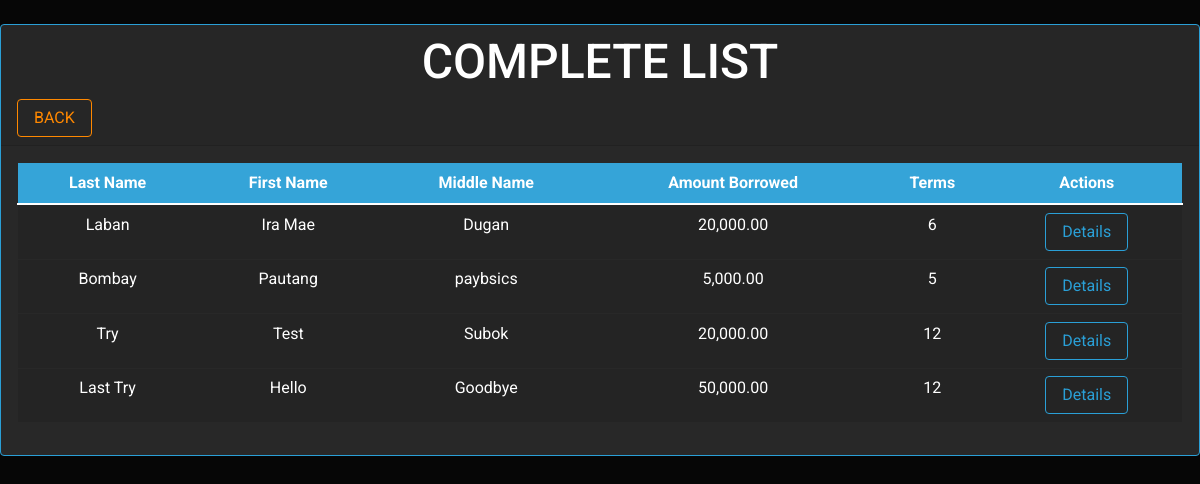
Screenshot of /user.php with the database file from the repository.
### tables this page shows
CREATE TABLE `tbl_utang` (
  `utangID` int(11) NOT NULL,
  `lName` varchar(255) NOT NULL,
  `fName` varchar(255) NOT NULL,
  `mName` varchar(255) NOT NULL,
  `amntBorrowed` int(11) NOT NULL,
  `terms` int(11) NOT NULL,
  `rate` int(11) NOT NULL
);

### user.php (the view)
<?php require "template/header.php"; ?>
<br>
<div class="card border-primary mb-3" style="max-width: 100%;">
  <div class="card-header">
    <center>
      <b><h2>COMPLETE LIST</h2></h2></b>
    </center>
    <a href="index.php"><button type="submit" class="btn btn-outline-warning">BACK</button></a>
  </div>
  <div class="card-body">
    <table border="1" width="90%" class="table table-hover">
      <thead>
        <tr class="table-primary">
          <th scope="col">
            <center>Last Name
          </th>
          <th scope="col">
            <center>First Name
          </th>
          <th scope="col">
            <center>Middle Name
          </th>
          <th scope="col">
            <center>Amount Borrowed
          </th>
          <th scope="col">
            <center>Terms
          </th>
          <th scope="col">
            <center>Actions
          </th>
        </tr>
      </thead>
      <?php
      $sql = "SELECT * FROM tbl_utang";
      $result = $conn->query($sql);
      while ($row = $result->fetch_array()) {
        echo '<tr class="table-active">';
        echo '<td align="center">' . $row['lName'] . '</td>';
        echo '<td align="center">' . $row['fName'] . '</td>';
        echo '<td align="center">' . $row['mName'] . '</td>';
        echo '<td align="center">' . number_format($row['amntBorrowed'], 2) . '</td>';
        echo '<td align="center">' . $row['terms'] . '</td>';
        echo '<td align="center">
          <a href="details.php?utangID=' . $row['utangID'] . '"><button type="button" class="btn btn-outline-primary">Details</button></a>
          </td>';
        echo '<tr>';
      }
      ?>
    </table>
  </div>
</div>
<?php require "template/footer.php"; ?>

### rows the page displays
tbl_utang: lName "Laban", fName "Ira Mae", mName "Dugan", amntBorrowed "20,000.00", terms "6"
tbl_utang: lName "Bombay", fName "Pautang", mName "paybsics", amntBorrowed "5,000.00", terms "5"
tbl_utang: lName "Try", fName "Test", mName "Subok", amntBorrowed "20,000.00", terms "12"
tbl_utang: lName "Last Try", fName "Hello", mName "Goodbye", amntBorrowed "50,000.00", terms "12"
